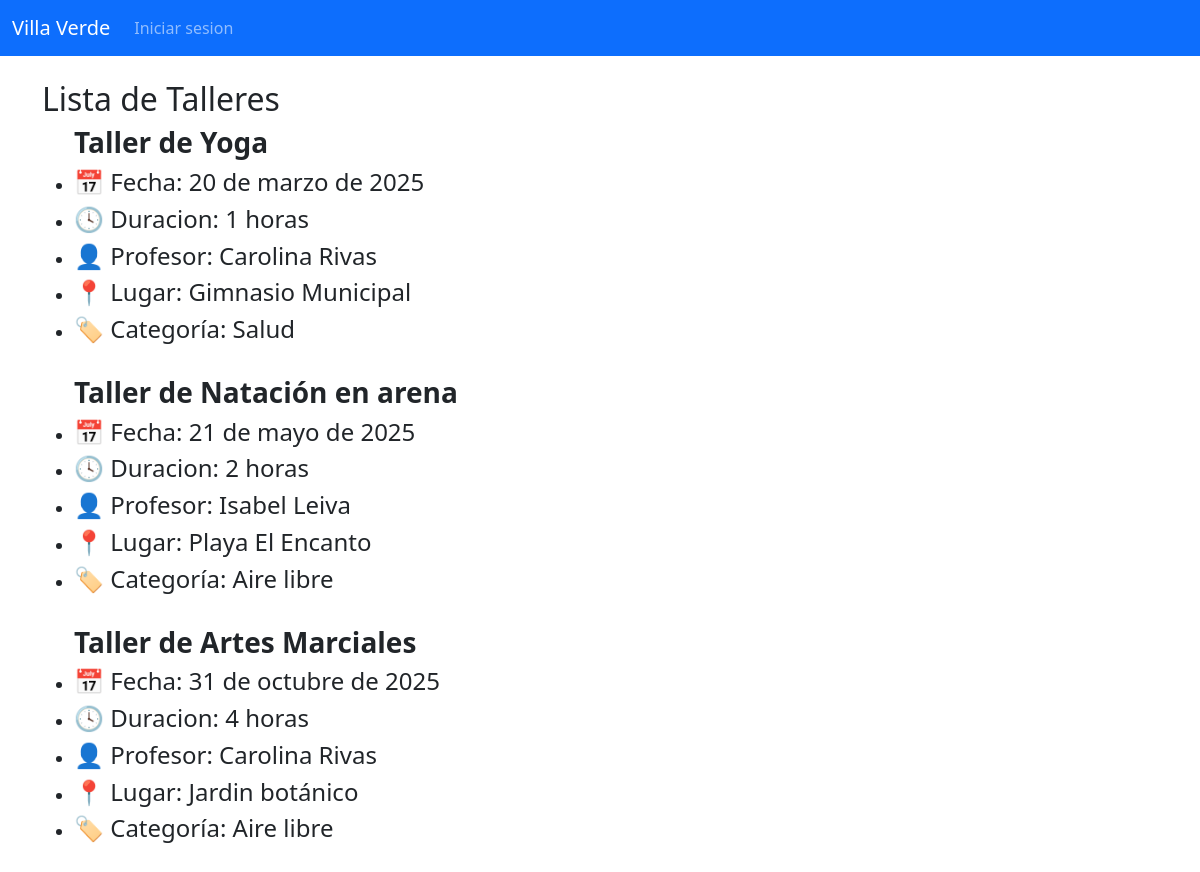
The page / on the database its author committed.
### core/models.py (models this page shows, shortened)
class Taller(models.Model):
    nombre = models.CharField(max_length=150)
    fecha = models.DateField()
    duracion = models.PositiveSmallIntegerField(help_text="Duración en horas")
    profesor = models.ForeignKey(Profesor, on_delete=models.CASCADE)
    estado = models.CharField(max_length=12, choices=ESTADO, default="Pendiente")
    lugar = models.ForeignKey(Lugar, on_delete=models.CASCADE)
    categoria = models.ForeignKey(Categoria, on_delete=models.CASCADE)
    observacion = models.TextField(blank=True, null=True)
    class Meta:
        ordering = ["fecha", "lugar"]
        verbose_name = "Taller"
        verbose_name_plural = "Talleres"

class Profesor(models.Model):
    nombre_completo = models.CharField(max_length=100)
    def __str__(self):
        return self.nombre_completo

class Lugar(models.Model):
    nombre = models.CharField(max_length=100)
    direccion = models.CharField(max_length=100)

class Categoria(models.Model):
    nombre = models.CharField(max_length=100)
    descripcion = models.CharField(max_length=500)

### core/views.py (the view)
# urls.py: path('', views.inicio, name="home"),
def inicio(request):
    en_junta = False
    talleres = Taller.objects.filter(estado__in=["Aceptado", "Pendiente"])
    if request.user.is_authenticated:
        en_junta = request.user.groups.filter(name='Junta de vecinos').exists()
    return render(request, 'core/inicio.html', {'en_junta': en_junta, 'talleres':talleres})

### core/templates/core/inicio.html
{% extends 'core/base.html' %}
{% block contenido %}
    <h2>Lista de Talleres</h2>
    <ul>
        {% for taller in talleres %}
                <h3><strong>Taller de {{ taller.nombre }}</strong></h3>
                <li>
                    <h4>&#128197; Fecha: {{ taller.fecha }}</h4>
                </li>
                <li>
                    <h4>&#128339; Duracion: {{ taller.duracion }} horas</h4>
                </li>
                <li>
                    <h4>&#128100; Profesor: {{ taller.profesor }}</h4>
                </li>
                <li>
                    <h4>&#128205; Lugar: {{ taller.lugar.nombre }}</h4>
                </li>
                <li>
                    <h4>&#127991; Categoría: {{ taller.categoria.nombre }}</h4>
                </li><br>
                {% empty %}
                No hay talleres activos
        {% endfor %}
    </ul>
{% endblock %}

### core/templates/core/base.html (shortened to what this page needs)
{% load static %}
<!DOCTYPE html>
<html lang="es">
<head>
    <link href="https://cdn.jsdelivr.net/npm/bootstrap@5.3.3/dist/css/bootstrap.min.css" rel="stylesheet">
    <link rel="stylesheet" href="{% static 'core/css/estilos.css' %}">
</head>
<body>
    {% include 'core/nav.html' %}
    <div class="container py-4">
        {% block contenido %}
        {% endblock %}
    </div>
</body>
</html>

### core/templates/core/nav.html
<nav class="navbar navbar-expand-lg navbar-dark bg-primary">
  <div class="container-fluid">
    <a class="navbar-brand" href="{% url 'home' %}">Villa Verde</a>
    <div class="collapse navbar-collapse" id="mainNavbar">
      <ul class="navbar-nav me-auto mb-2 mb-lg-0">
        {% if user.is_authenticated %}
            {% if en_junta %}
                <li class="nav-item">
                    <a class="nav-link" href="{% url 'organizar_taller' %}">Organizar un taller</a>
                <li class="nav-item">
                    <a class="nav-link" href="{% url 'historial_talleres' %}">Historial de talleres publicados</a>
                </li>
            {% endif %}
            <li class="nav-item">
                <form method="post" action="{% url 'Cerrar_sesion' %}" style="display:inline;">
                    {% csrf_token %}
                    <button type="submit" class="nav-link btn btn-link p-0" style="vertical-align: middle;">Cerrar sesión</button>
                </form>
            </li>
        {% else %}
            <li class="nav-item">
                <a class="nav-link" href="{% url 'iniciar_sesion' %}">Iniciar sesion</a>
            </li>
        {% endif %}
      </ul>
    </div>
  </div>
</nav>

### rows shown on the page
Taller: nombre "Yoga", fecha "20 de marzo de 2025", duracion "1", profesor "Carolina Rivas", lugar.nombre "Gimnasio Municipal", categoria.nombre "Salud"
Taller: nombre "Natación en arena", fecha "21 de mayo de 2025", duracion "2", profesor "Isabel Leiva", lugar.nombre "Playa El Encanto", categoria.nombre "Aire libre"
Taller: nombre "Artes Marciales", fecha "31 de octubre de 2025", duracion "4", profesor "Carolina Rivas", lugar.nombre "Jardin botánico", categoria.nombre "Aire libre"
